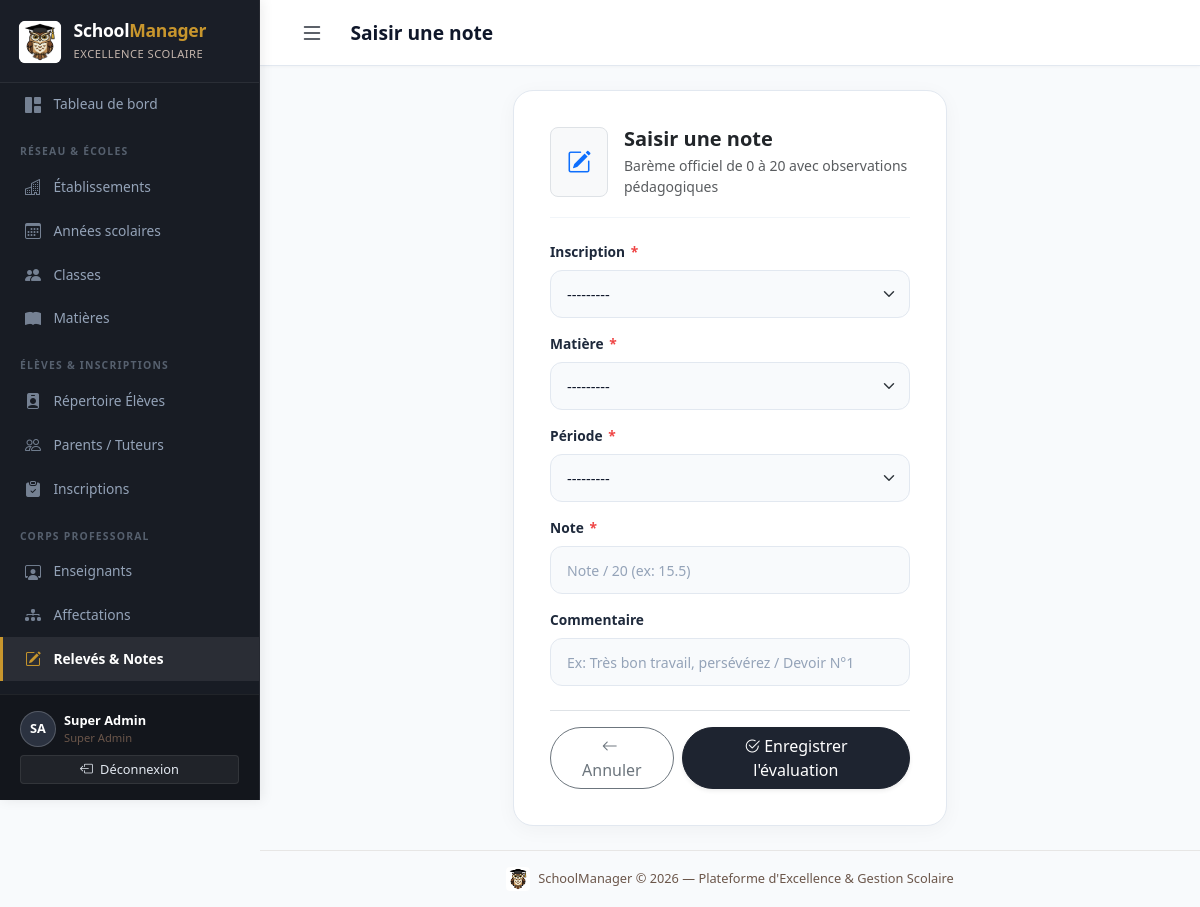
Page /academics/notes/saisir/ (signed in) on the committed database.
### accounts/models.py (models this page shows, shortened)
class CustomUser(AbstractUser):
    ROLE_ADMIN = 'admin'
    ROLE_DIRECTION = 'direction'
    ROLE_ENSEIGNANT = 'enseignant'
    ROLE_PAIEMENT = 'paiement'
    ROLE_CHOICES = [
        (ROLE_ADMIN, 'Administrateur'),
        (ROLE_DIRECTION, 'Personnel de direction'),
        (ROLE_ENSEIGNANT, 'Enseignant'),
        (ROLE_PAIEMENT, 'Personnel paiement'),
    ]
    role = models.CharField(
        max_length=20,
        choices=ROLE_CHOICES,
        default=ROLE_DIRECTION,
        verbose_name='Rôle',
    )
    etablissement = models.ForeignKey(
        'school.Etablissement',
        on_delete=models.SET_NULL,
        null=True,
        blank=True,
        related_name='utilisateurs',
        verbose_name='Établissement rattaché',
        help_text="Établissement unique auquel est affecté ce compte (notamment pour le personnel de direction)."
    )
    telephone = models.CharField(max_length=20, blank=True, verbose_name='Téléphone')
    class Meta:
        verbose_name = 'Utilisateur'
        verbose_name_plural = 'Utilisateurs'
    @property
    def is_super_admin(self):
        return self.is_superuser or self.role == self.ROLE_ADMIN
    @property
    def is_enseignant(self):
        return self.role == self.ROLE_ENSEIGNANT
    @property
    def is_paiement(self):
        return self.role == self.ROLE_PAIEMENT

### academics/views.py (the view, shortened to what this page needs)
# urls.py: path('notes/saisir/', views.note_create, name='note_create'),
@login_required
@enseignant_required
def note_create(request):
    form = NoteForm(request.POST or None, user=request.user)
    return render(request, 'academics/note_form.html', {'form': form, 'title': 'Saisir une note'})

### academics/forms.py (shortened to what this page needs)
class NoteForm(forms.ModelForm):
    class Meta:
        model = Note
        fields = ['inscription', 'matiere', 'periode', 'valeur', 'commentaire']
        widgets = {
            'inscription': forms.Select(attrs={'class': 'form-select'}),
            'matiere': forms.Select(attrs={'class': 'form-select'}),
            'periode': forms.Select(attrs={'class': 'form-select'}),
            'valeur': forms.NumberInput(attrs={'class': 'form-control', 'step': '0.5', 'min': '0', 'max': '20', 'placeholder': 'Note / 20 (ex: 15.5)'}),
            'commentaire': forms.TextInput(attrs={'class': 'form-control', 'placeholder': 'Ex: Très bon travail, persévérez / Devoir N°1'}),
        }
    def __init__(self, *args, user=None, **kwargs):
        super().__init__(*args, **kwargs)

### school/models.py (called while the page is built)
    def __str__(self):
        return self.nom

    def __str__(self):
        return f"{self.nom} — {self.get_niveau_display()} ({self.annee_scolaire.libelle})"

### students/models.py (called while the page is built)
    def __str__(self):
        return f"{self.nom} {self.prenom} ({self.matricule})"

    def __str__(self):
        return f"{self.eleve} — {self.classe} ({self.annee_scolaire.libelle})"

### templates/academics/note_form.html (shortened to what this page needs)
{% extends 'base.html' %}
{% block page_title %}{{ title }}{% endblock %}
{% block content %}
<div class="row justify-content-center">
  <div class="col-lg-7 col-xl-6">
    <div class="form-card">
      <div class="form-card-header d-flex align-items-center gap-3">
        <div class="p-3 bg-light rounded-3 border text-dark fs-4">
          <i class="bi bi-pencil-square text-primary"></i>
        </div>
        <div>
          <h5 class="fw-bold mb-1 text-dark">{{ title }}</h5>
          <p class="text-muted small mb-0">Barème officiel de 0 à 20 avec observations pédagogiques</p>
        </div>
      </div>
      <form method="post" novalidate>
        {% for field in form %}
        <div class="mb-3">
          <label for="{{ field.id_for_label }}" class="form-label">
            {{ field.label }}
            {% if field.field.required %}<span class="required-star">*</span>{% endif %}
          </label>
          {{ field }}
        </div>
        {% endfor %}
        <div class="d-flex align-items-center justify-content-between gap-2 mt-4 pt-3 border-top">
          <a href="{% url 'academics:note_list' %}" class="btn btn-outline-secondary rounded-pill px-4">
            <i class="bi bi-arrow-left me-1"></i>Annuler
          </a>
          <button type="submit" class="btn btn-primary rounded-pill px-4 shadow-sm">
            <i class="bi bi-check2-circle me-1"></i>Enregistrer l'évaluation
          </button>
        </div>
      </form>
    </div>
  </div>
</div>
{% endblock %}

### templates/base.html (shortened to what this page needs)
{% load static %}
<!DOCTYPE html>
<html lang="fr">
<head>
  <link href="https://cdn.jsdelivr.net/npm/bootstrap@5.3.3/dist/css/bootstrap.min.css" rel="stylesheet">
  <link href="https://cdn.jsdelivr.net/npm/bootstrap-icons@1.11.3/font/bootstrap-icons.css" rel="stylesheet">
  <link href="{% static 'css/schoolmanager.css' %}" rel="stylesheet">
</head>
<body>
{% if user.is_authenticated %}
<nav id="sidebar">
  <a href="{% url 'dashboard' %}" class="sidebar-brand text-decoration-none" title="Tableau de bord — SchoolManager">
    <img src="{% static 'img/logo.jpg' %}" alt="Logo Hibou SchoolManager" class="sidebar-brand-logo rounded-2">
    <div>
      <h4>School<span>Manager</span></h4>
      <small>Excellence Scolaire</small>
    </div>
  </a>
  <div class="sidebar-nav-scroll">
    <a href="{% url 'dashboard' %}" class="nav-link {% if request.resolver_match.url_name == 'dashboard' %}active{% endif %}">
      <i class="bi bi-grid-1x2-fill"></i> Tableau de bord
    </a>
    {% if user.is_enseignant %}
    <div class="nav-section-title">Espace Pédagogique</div>
    <a href="{% url 'academics:note_list' %}" class="nav-link {% if 'notes' in request.path %}active{% endif %}">
      <i class="bi bi-pencil-square"></i> Mes Notes
    </a>
    <a href="{% url 'academics:affectation_list' %}" class="nav-link {% if 'affectations' in request.path %}active{% endif %}">
      <i class="bi bi-diagram-3-fill"></i> Mes Affectations
    </a>
    <div class="nav-section-title">Mes Classes &amp; Élèves</div>
    <a href="{% url 'school:classe_list' %}" class="nav-link {% if 'classes' in request.path %}active{% endif %}">
      <i class="bi bi-people-fill"></i> Classes
    </a>
    <a href="{% url 'school:matiere_list' %}" class="nav-link {% if 'matieres' in request.path %}active{% endif %}">
      <i class="bi bi-book-fill"></i> Matières
    </a>
    <a href="{% url 'students:eleve_list' %}" class="nav-link {% if '/students/' in request.path and 'parents' not in request.path and 'inscriptions' not in request.path %}active{% endif %}">
      <i class="bi bi-person-badge-fill"></i> Élèves
    </a>
    <div class="nav-section-title">Suivi des Présences</div>
    <a href="{% url 'attendance_payments:absence_list' %}" class="nav-link {% if 'absences' in request.path %}active{% endif %}">
      <i class="bi bi-calendar-x-fill"></i> Saisie des Absences
    </a>
    {% elif user.is_super_admin %}
    <div class="nav-section-title">Réseau &amp; Écoles</div>
    <a href="{% url 'school:etablissement_list' %}" class="nav-link {% if 'etablissement' in request.path %}active{% endif %}">
      <i class="bi bi-buildings"></i> Établissements
    </a>
    <a href="{% url 'school:annee_list' %}" class="nav-link {% if 'annees' in request.path %}active{% endif %}">
      <i class="bi bi-calendar3"></i> Années scolaires
    </a>
    <a href="{% url 'school:classe_list' %}" class="nav-link {% if 'classes' in request.path %}active{% endif %}">
      <i class="bi bi-people-fill"></i> Classes
    </a>
    <a href="{% url 'school:matiere_list' %}" class="nav-link {% if 'matieres' in request.path %}active{% endif %}">
      <i class="bi bi-book-fill"></i> Matières
    </a>
    <div class="nav-section-title">Élèves &amp; Inscriptions</div>
    <a href="{% url 'students:eleve_list' %}" class="nav-link {% if '/students/' in request.path and 'parents' not in request.path and 'inscriptions' not in request.path %}active{% endif %}">
      <i class="bi bi-person-badge-fill"></i> Répertoire Élèves
    </a>
    <a href="{% url 'students:parent_list' %}" class="nav-link {% if 'parents' in request.path %}active{% endif %}">
      <i class="bi bi-people"></i> Parents / Tuteurs
    </a>
    <a href="{% url 'students:inscription_list' %}" class="nav-link {% if 'inscriptions' in request.path %}active{% endif %}">
      <i class="bi bi-clipboard-check-fill"></i> Inscriptions
    </a>
    <div class="nav-section-title">Corps Professoral</div>
    <a href="{% url 'academics:enseignant_list' %}" class="nav-link {% if 'enseignants' in request.path %}active{% endif %}">
      <i class="bi bi-person-workspace"></i> Enseignants
    </a>
    <a href="{% url 'academics:affectation_list' %}" class="nav-link {% if 'affectations' in request.path %}active{% endif %}">
      <i class="bi bi-diagram-3-fill"></i> Affectations
    </a>
    <a href="{% url 'academics:note_list' %}" class="nav-link {% if 'notes' in request.path %}active{% endif %}">
      <i class="bi bi-pencil-square"></i> Relevés &amp; Notes
    </a>
    <div class="nav-section-title">Suivi &amp; Comptabilité</div>
    {% endif %}
  </div>
  <div class="sidebar-footer">
    <div class="d-flex align-items-center gap-2 mb-2">
      <div class="avatar-initiales">{{ user.first_name|first|upper }}{{ user.last_name|first|upper }}</div>
      <div class="overflow-hidden">
        <div class="text-truncate text-white" style="font-size:0.8rem;font-weight:600;">{{ user.get_full_name|default:user.username }}</div>
        <div style="color:var(--secondary);font-size:0.7rem;">
          {% if user.is_super_admin %}Super Admin
          {% elif user.is_direction %}Direction &bull; {{ user.etablissement.nom|default:'Établissement' }}
          {% else %}{{ user.get_role_display }}{% endif %}
        </div>
      </div>
    </div>
    <form method="post" action="{% url 'accounts:logout' %}">
      <button type="submit" class="btn btn-sm w-100 btn-logout">
        <i class="bi bi-box-arrow-left me-1"></i> Déconnexion
      </button>
    </form>
  </div>
</nav>
{% endif %}
<div id="main-content" {% if not user.is_authenticated %}style="margin-left:0"{% endif %}>
  {% if user.is_authenticated %}
  <header class="topbar">
    <div class="topbar-left">
      <button class="btn btn-sm d-md-none" id="sidebarToggle" style="background:transparent;border:none;" aria-label="Ouvrir le menu">
        <i class="bi bi-list fs-4" style="color:var(--primary)"></i>
      </button>
      <h1 class="page-title">{% block page_title %}{% endblock %}</h1>
    </div>
  </header>
  {% endif %}
  <main class="{% if user.is_authenticated %}p-4 flex-grow-1{% endif %}">
    {% block content %}{% endblock %}
  </main>
  {% if user.is_authenticated %}
  <footer class="text-center py-3" style="font-size:0.8rem;color:var(--secondary);border-top:1px solid rgba(110,84,70,0.12);">
    <div class="d-flex align-items-center justify-content-center gap-2">
      <img src="{% static 'img/logo.jpg' %}" alt="Logo Hibou SchoolManager" style="width:24px;height:24px;border-radius:4px;" class="shadow-xs" loading="lazy">
      <span>SchoolManager &copy; {% now "Y" %} — Plateforme d'Excellence &amp; Gestion Scolaire</span>
    </div>
  </footer>
  {% endif %}
</div>
</body>
</html>

### rows in the picture
CustomUser: first_name|first "S", last_name|first "A", get_full_name "Super Admin"

### other values in the picture
{{ title }} "Saisir une note"
{{ field.label }} "Inscription" "Matière" "Période" "Note" "Commentaire"
